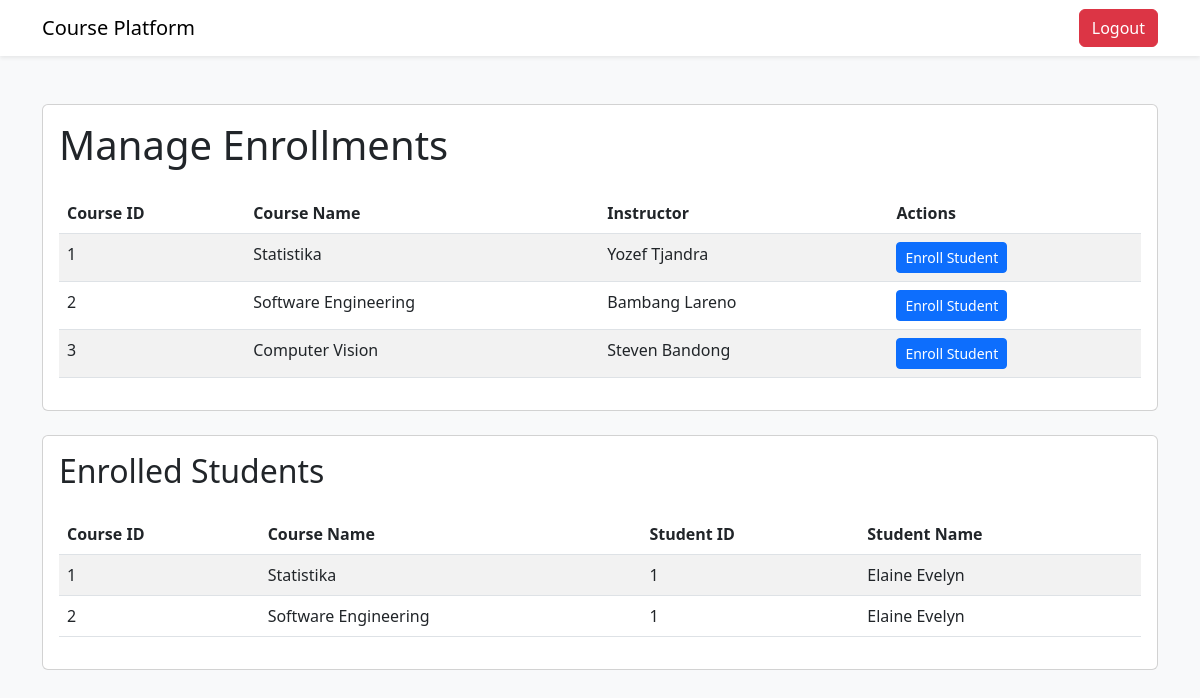
/admin/manage-enrollments (signed in), run on an earlier commit of the app's database.
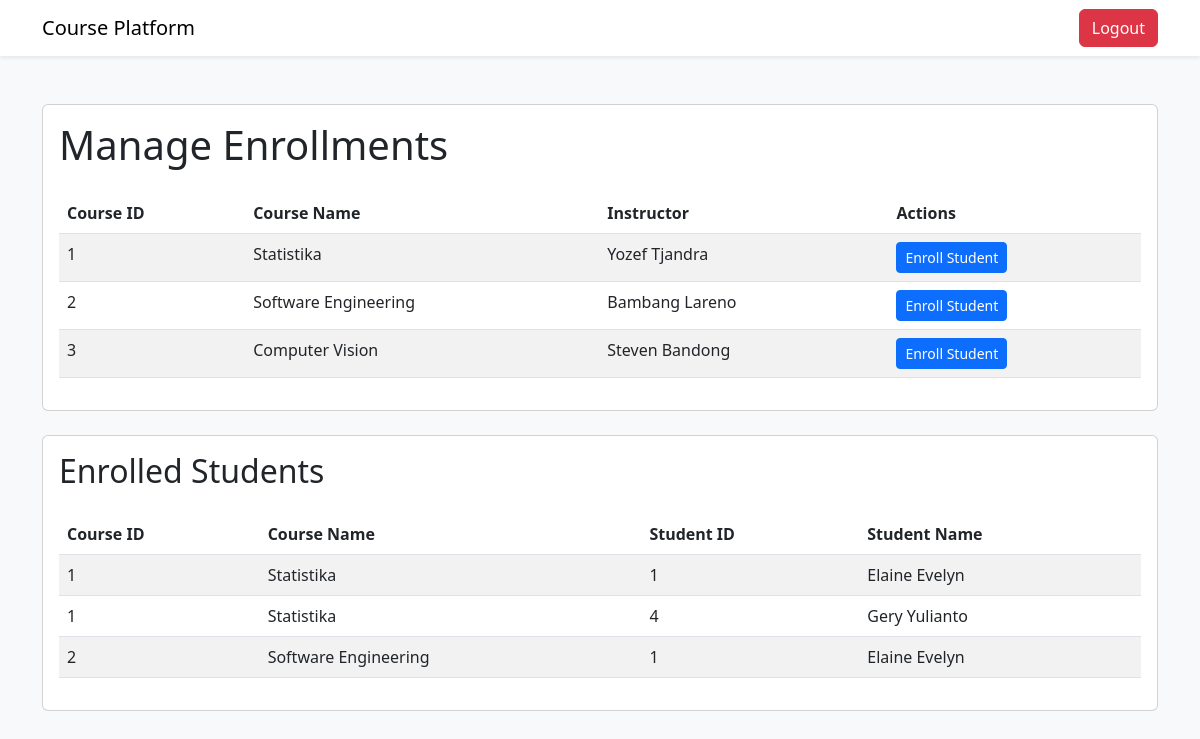
And on a later commit of the database.
### tables this page shows
CREATE TABLE kursus (
                id_kursus INTEGER PRIMARY KEY AUTOINCREMENT,
                id_instruktur INTEGER,
                nama_kursus TEXT NOT NULL,
                harga_kursus INT NOT NULL,
                FOREIGN KEY (id_instruktur) REFERENCES instruktur(id_instruktur)
            );

CREATE TABLE instruktur (
                id_instruktur INTEGER PRIMARY KEY AUTOINCREMENT,
                nama_instruktur TEXT NOT NULL,
                email TEXT NOT NULL,
                password TEXT NOT NULL
            );

CREATE TABLE peserta_has_kursus (
                id_peserta INTEGER,
                id_kursus INTEGER,
                FOREIGN KEY (id_peserta) REFERENCES peserta(id_peserta),
                FOREIGN KEY (id_kursus) REFERENCES kursus(id_kursus)
            );

CREATE TABLE peserta (
                id_peserta INTEGER PRIMARY KEY AUTOINCREMENT,
                email TEXT NOT NULL,
                nama_peserta TEXT NOT NULL,
                password TEXT NOT NULL,
                no_telpon TEXT NOT NULL,
                alamat TEXT NOT NULL,
                kota TEXT NOT NULL,
                provinsi TEXT NOT NULL,
                kode_pos INT NOT NULL,
                negara TEXT NOT NULL
            );

### features/auth.py (the view)
    def manage_enrollments(self):
        if not session.get('email') and session.get('role') != 'admin':
            return redirect('/login_admin')
        courses = query_db('SELECT * FROM kursus INNER JOIN instruktur ON kursus.id_instruktur = instruktur.id_instruktur')
        enrollments = query_db('SELECT * FROM peserta_has_kursus INNER JOIN peserta ON peserta_has_kursus.id_peserta = peserta.id_peserta INNER JOIN kursus ON peserta_has_kursus.id_kursus = kursus.id_kursus ORDER BY peserta_has_kursus.id_kursus, peserta_has_kursus.id_peserta')
        return render_template('manage_enrollments_page.html', enrollments=enrollments, courses=courses)

### database.py (called while the page is built)
def get_db():
    db = getattr(g, '_database', None)
    if db is None:
        db = g._database = sqlite3.connect(DATABASE)
        db.row_factory = sqlite3.Row
    return db

def query_db(query, args=(), one=False):
    cur = get_db().execute(query, args)
    rv = cur.fetchall()
    cur.close()
    get_db().commit()
    return (rv[0] if rv else None) if one else rv

### templates/manage_enrollments_page.html (shortened to what this page needs)
<!DOCTYPE html>
<html lang="en">
<head>
    <link href="https://cdn.jsdelivr.net/npm/bootstrap@5.3.0/dist/css/bootstrap.min.css" rel="stylesheet">
</head>
<body class="bg-light">
    <nav class="navbar navbar-expand-lg navbar-light bg-white shadow-sm">
        <div class="container">
            <a class="navbar-brand" href="/admin">Course Platform</a>
            <div class="d-flex">
                <a href="/logout" class="btn btn-danger">Logout</a>
            </div>
        </div>
    </nav>
    <div class="container py-5">
        <div class="card mb-4">
            <div class="card-body">
                <h1 class="card-title mb-4">Manage Enrollments</h1>
                <table class="table table-striped">
                    <thead>
                        <tr>
                            <th>Course ID</th>
                            <th>Course Name</th>
                            <th>Instructor</th>
                            <th>Actions</th>
                        </tr>
                    </thead>
                    <tbody>
                        {% for course in courses %}
                        <tr>
                            <td>{{ course.id_kursus }}</td>
                            <td>{{ course.nama_kursus }}</td>
                            <td>{{ course.nama_instruktur }}</td>
                            <td>
                                <a href="/admin/enroll-student/{{ course.id_kursus }}"
                                    class="btn btn-sm btn-primary">Enroll Student</a>
                            </td>
                        </tr>
                        {% endfor %}
                    </tbody>
                </table>
            </div>
        </div>
        <div class="card">
            <div class="card-body">
                <h2 class="card-title mb-4">Enrolled Students</h2>
                <table class="table table-striped">
                    <thead>
                        <tr>
                            <th>Course ID</th>
                            <th>Course Name</th>
                            <th>Student ID</th>
                            <th>Student Name</th>
                        </tr>
                    </thead>
                    <tbody>
                        {% for enrollment in enrollments %}
                        <tr>
                            <td>{{ enrollment.id_kursus }}</td>
                            <td>{{ enrollment.nama_kursus }}</td>
                            <td>{{ enrollment.id_peserta }}</td>
                            <td>{{ enrollment.nama_peserta }}</td>
                        </tr>
                        {% endfor %}
                    </tbody>
                </table>
            </div>
        </div>
    </div>
</body>
</html>

What changed in the data, as far as the page shows it:
added peserta_has_kursus: id_kursus "1", nama_kursus "Statistika", id_peserta "4", nama_peserta "Gery Yulianto"
